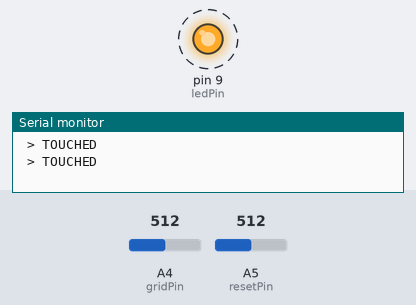
A sketch run on a simulated Arduino Uno, built with avr-gcc and run on an emulated ATmega328P. Shown: output pins drawn as LEDs (lit = HIGH), the last lines printed to the serial monitor. Dashed ring = blinking. The test bench sets the inputs (shaded band); at power-on: A4 (gridPin) = 512, A5 (resetPin) = 512.

Above: at 2.3 s.
2.4 s: A4 (gridPin) set to 890
5.9 s: A4 (gridPin) set to 911
At 5.9 s:
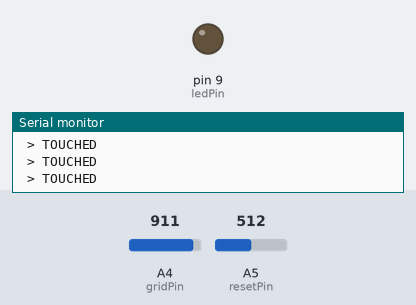
8.0 s: A4 (gridPin) set to 716
At 9.2 s:
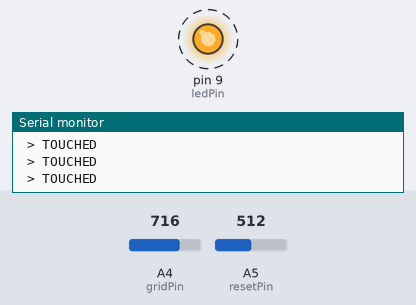
13.3 s: A4 (gridPin) set to 900
At 15.0 s:
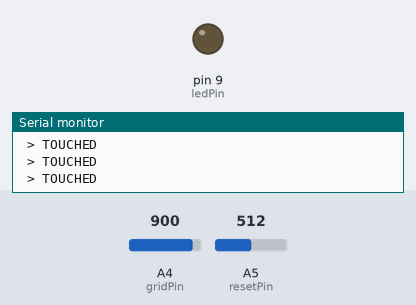
Timing chart, 0 to 16.4 s (numbered marks = the images above; inputs shaded):
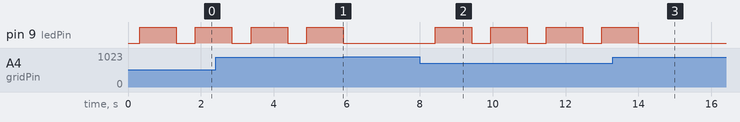

Measured:
- the behaviour switches between 899 and 900 on A4 (gridPin) (found by bisection; images 0 and 1)
- after the input at 5.9 s, pin 9 (ledPin): stays LOW (without the input it goes to HIGH after 0.52 s)
- after the input at 8.0 s, pin 9 (ledPin): alternates HIGH for 1.0 s and LOW for 0.52 s, starting after 0.42 s
- after the input at 13.3 s, pin 9 (ledPin): goes on until 14.0 s, then stays LOW
- by itself, pin 9 (ledPin): alternates HIGH for 1.0 s and LOW for 0.52 s

The sketch:

catchme.ino
```cpp
#include <IRremote.h>

//all IR stuffs
int RECV_PIN = 11;
IRrecv irrecv(RECV_PIN);
IRsend irsend;
decode_results results;

//conductive thread grids to A4 & A5
const int gridPin = A4;
const int resetPin = A5;
int gridValue = 0;
int resetValue = 0;

//status pin (powered on=i've got it)
const int ledPin = 9;

//celo = (friendly italian term for) i've got it
boolean celo = false;

void setup() {
  Serial.begin(9600);
  pinMode(ledPin, OUTPUT);
}

void loop()
{
  //if i am free
  if (!celo) {
    //read the conductive thread grid on the back side
    gridValue = analogRead(gridPin);

    //DEBUG
    //Serial.print("grid = " );
    //Serial.print(gridValue);
    //

    if (gridValue < 900) {
      Serial.println(" > TOUCHED" );
      celo = true;
      //send reset signal via IR to "reset" the other player
      for (int i = 0; i < 3; i++) {
        irsend.sendSony(0xa90, 12);
        delay(40);
      }
      //re-enable IR receiver
      irrecv.enableIRIn();
      //turn on status led (to tell everyone i've got it)
      digitalWrite(ledPin, HIGH);
      delay(1000);
    }
    else {
      Serial.println();
    }
  }

  //if i've got it
  if (celo) {
    //read the conductive thread grid on the front side
    resetValue = analogRead(resetPin);

    //DEBUG
    //Serial.print("reset = " );
    //Serial.println(resetValue);
    //

    //if i receive the "reset" ir signal from another player:
    if (irrecv.decode(&results)) {
      if (results.value == 2704) { //hex A90
        celo = false;
      }
      irrecv.resume();
    }

    //..or, if i "reset" myself using the grid on the front side
    if (resetValue < 900) {
      celo = false;
    }

    if (celo == false) {
      digitalWrite(ledPin, LOW);
    }
  }
  delay(200);
}
```
